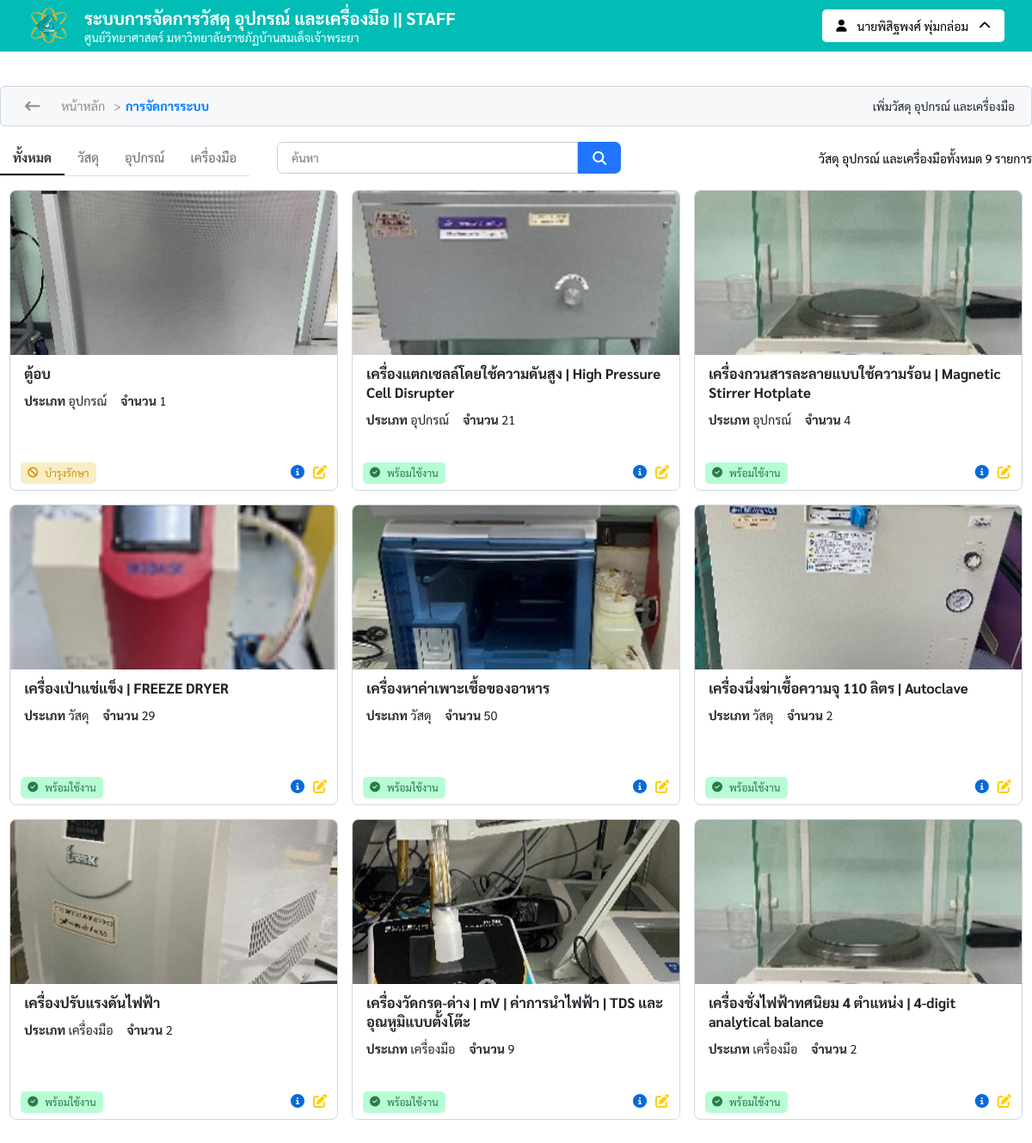
Screenshot of /management (signed in) with the database file from the repository.
### tables this page shows
CREATE TABLE `users_db` (
  `userID` int(50) NOT NULL,
  `username` varchar(100) NOT NULL,
  `password` varchar(100) NOT NULL,
  `created_at` timestamp NOT NULL DEFAULT current_timestamp() ON UPDATE current_timestamp(),
  `pre` set('นาย','นาง','นางสาว','ดร.','ผศ.ดร.','อ.') NOT NULL,
  `firstname` varchar(200) NOT NULL,
  `lastname` varchar(200) NOT NULL,
  `phone_number` varchar(10) NOT NULL,
  `email` varchar(200) NOT NULL,
  `role` set('อาจารย์','เจ้าหน้าที่','บุคลากร','') NOT NULL,
  `urole` set('staff','user') NOT NULL,
  `agency` varchar(100) NOT NULL,
  `status` set('w_approved','approved','n_approved') NOT NULL,
  `approved_by` varchar(200) DEFAULT NULL,
  `approved_date` datetime DEFAULT NULL
);

CREATE TABLE `crud` (
  `ID` int(100) NOT NULL,
  `img_name` varchar(100) NOT NULL,
  `sci_name` varchar(255) NOT NULL COMMENT 'ชื่ออุปกรณ์',
  `serial_number` varchar(20) NOT NULL,
  `categories` set('วัสดุ','อุปกรณ์','เครื่องมือ') DEFAULT NULL COMMENT 'ประเภทเครื่องมือ',
  `amount` int(10) DEFAULT 0 COMMENT 'จำนวนสินค้าคงเหลือ',
  `uploaded_on` datetime NOT NULL COMMENT 'วันที่อัปโหลด',
  `availability` tinyint(1) NOT NULL COMMENT 'ความพร้อมการใช้งาน'
);

CREATE TABLE `info_sciname` (
  `ID` int(20) NOT NULL,
  `sci_name` varchar(100) NOT NULL,
  `serial_number` varchar(20) NOT NULL,
  `installation_date` date DEFAULT NULL,
  `last_maintenance_date` date DEFAULT NULL,
  `details` varchar(255) DEFAULT NULL,
  `brand` varchar(100) DEFAULT NULL,
  `model` varchar(100) DEFAULT NULL,
  `company` varchar(30) DEFAULT NULL,
  `contact` varchar(20) DEFAULT NULL,
  `contact_number` varchar(12) DEFAULT NULL
);

### assets/config/Database.php (called while the page is built, shortened)
<?php
$base_url = 'http://localhost:8080';
?>

### views/staff-section/management.php (the view, shortened to what this page needs)
<?php
require_once 'assets/config/Database.php';
if (isset($_SESSION['staff_login']) && !empty($_SESSION['staff_login'])) {
    $userID = $_SESSION['staff_login'];
    $stmt = $conn->prepare("
        SELECT *
        FROM users_db
        WHERE userID = :userID
    ");
    $stmt->bindParam(':userID', $userID, PDO::PARAM_INT);
    $stmt->execute();
    $userData = $stmt->fetch(PDO::FETCH_ASSOC);
}
$searchValue = "";
if (!isset($_GET['page'])) {
    $page = 1;
}
if (!empty($_GET['search'])) {
    $searchValue = htmlspecialchars($_GET['search']);
    $searchTitle = "ค้นหา \"$searchValue\" | ";
    $searchQuery = "%" . $_GET["search"] . "%";
    $page = intval($_GET['page'] ?? 1);
    $_SESSION['search_results'] = $searchQuery;
    $_SESSION['search_value'] = $searchValue;
} else {
    $searchValue = $_SESSION['search_value'] ?? null;
    $page = intval($_GET['page'] ?? 1);
}
$results_per_page = 48;
$offset = ($page - 1) * $results_per_page;
$request_uri = $_SERVER['REQUEST_URI'];
$query = "SELECT * FROM crud LEFT JOIN info_sciname ON crud.serial_number = info_sciname.serial_number";
if (strpos($request_uri, '/management/material') !== false) {
    $query .= " WHERE crud.categories = 'วัสดุ'";
} elseif (strpos($request_uri, '/management/equipment') !== false) {
    $query .= " WHERE crud.categories = 'อุปกรณ์'";
} elseif (strpos($request_uri, '/management/tools') !== false) {
    $query .= " WHERE crud.categories = 'เครื่องมือ'";
} else {
    $query .= " WHERE 1=1";
}
$query .= " ORDER BY crud.ID ASC LIMIT :offset, :results_per_page";
$stmt = $conn->prepare($query);
$stmt->bindParam(':offset', $offset, PDO::PARAM_INT);
$stmt->bindParam(':results_per_page', $results_per_page, PDO::PARAM_INT);
$stmt->execute();
$result = $stmt->fetchAll(PDO::FETCH_ASSOC);
$total_records_query = "SELECT COUNT(*) AS total FROM crud LEFT JOIN info_sciname ON crud.serial_number = info_sciname.serial_number";
if (strpos($request_uri, '/management/material') !== false) {
    $total_records_query .= " WHERE crud.categories = 'วัสดุ'";
} elseif (strpos($request_uri, '/management/equipment') !== false) {
    $total_records_query .= " WHERE crud.categories = 'อุปกรณ์'";
} elseif (strpos($request_uri, '/management/tools') !== false) {
    $total_records_query .= " WHERE crud.categories = 'เครื่องมือ'";
} else {
    $total_records_query .= " WHERE 1=1";
}
$stmt_count = $conn->prepare($total_records_query);
$stmt_count->execute();
$total_records = $stmt_count->fetch(PDO::FETCH_ASSOC)['total'];
?>
<!DOCTYPE html>
<html lang="en">
<head>
    <link rel="stylesheet" href="<?php echo $base_url; ?>/assets/font-awesome/css/all.css">
    <link rel="stylesheet" href="<?php echo $base_url; ?>/assets/css/index.css">
    <link rel="stylesheet" href="<?php echo $base_url; ?>/assets/css/navigator.css">
    <link rel="stylesheet" href="<?php echo $base_url; ?>/assets/css/notification_popup.css">
    <link rel="stylesheet" href="<?php echo $base_url; ?>/assets/css/management_systems.css">
</head>
<body>
    <header>
        <?php include_once('assets/includes/navigator.php'); ?>
    </header>
    <div class="Dashboard_Management">
        <div class="header_management_section">
            <div class="header_name_section">
                <a class="historyBACK" href="javascript:history.back()"><i class="fa-solid fa-arrow-left-long"></i></a>
                <div class="breadcrumb">
                    <a href="/">หน้าหลัก</a>
                    <span>&gt;</span>
                    <?php
                    if (strpos($request_uri, '/management') !== false) {
                        echo '<a href="/management">การจัดการระบบ</a>';
                    }
                    ?>
                </div>
            </div>
            <a class="managementBUTTON" href="<?php echo $base_url; ?>/management/addData">
                <span>เพิ่มวัสดุ อุปกรณ์ และเครื่องมือ</span>
            </a>
        </div>
        <div class="management_section_btn">
            <div class="management_section_left">
                <?php
                $request_uri = $_SERVER['REQUEST_URI'];
                $is_all = strpos($request_uri, '/management') !== false && !strpos($request_uri, '/material') && !strpos($request_uri, '/equipment') && !strpos($request_uri, '/tools');
                $is_material = strpos($request_uri, '/management/material') !== false;
                $is_equipment = strpos($request_uri, '/management/equipment') !== false;
                $is_tools = strpos($request_uri, '/management/tools') !== false;
                ?>
                <form class="btn_management_all">
                    <a href="/management<?= !empty($_GET) ? '?' . http_build_query($_GET) : ''; ?>" class="<?= $is_all ? 'active' : ''; ?> btn_approve_01">ทั้งหมด</a>
                    <a href="/management/material<?= !empty($_GET) ? '?' . http_build_query($_GET) : ''; ?>" class="<?= $is_material ? 'active' : ''; ?> btn_approve_02">วัสดุ</a>
                    <a href="/management/equipment<?= !empty($_GET) ? '?' . http_build_query($_GET) : ''; ?>" class="<?= $is_equipment ? 'active' : ''; ?> btn_approve_02">อุปกรณ์</a>
                    <a href="/management/tools<?= !empty($_GET) ? '?' . http_build_query($_GET) : ''; ?>" class="<?= $is_tools ? 'active' : ''; ?> btn_approve_02">เครื่องมือ</a>
                </form>
                <form class="management_search_header" method="get">
                    <input class="search_input" type="search" name="search" value="<?= htmlspecialchars($searchValue); ?>" placeholder="ค้นหา">
                    <button class="search_btn" type="submit"><i class="fa-solid fa-magnifying-glass"></i></button>
                </form>
            </div>
            <div class="header_num_section">
                <span>
                    <?php
                    if ($request_uri === '/management') {
                        echo 'วัสดุ อุปกรณ์ และเครื่องมือทั้งหมด';
                    } elseif ($request_uri === '/management/material') {
                        echo 'วัสดุทั้งหมด';
                    } elseif ($request_uri === '/management/equipment') {
                        echo 'อุปกรณ์ทั้งหมด';
                    } elseif ($request_uri === '/management/tools') {
                        echo 'เครื่องมือทั้งหมด';
                    }
                    echo " $total_records รายการ";
                    ?>
                </span>
            </div>
        </div>
        <?php if (empty($result)) : ?>
            <div class="management_found">
                <i class="icon fa-solid fa-xmark"></i>
                <span id="B">ไม่พบรายการวัสดุ อุปกรณ์ และเครื่องมือในระบบ</span>
            </div>
        <?php else : ?>
            <div class="management_grid" id="content" style="display: none;">
                <?php if (!empty($result)) : ?>
                    <?php foreach ($result as $results) : ?>
                        <div class="management_grid_row">
                            <div class="content_img">
                                <div class="contentBLOCK">
                                    <img src="<?php echo $base_url; ?>/assets/uploads/<?php echo htmlspecialchars($results['img_name']); ?>" loading="lazy">
                                </div>
                            </div>
                            <div class="content_info">
                                <div class="content_name">
                                    <?php echo htmlspecialchars($results['sci_name']); ?>
                                </div>
                                <div class="subcontent_name">
                                    <div class="categories">
                                        <span id="B">ประเภท </span><?php echo htmlspecialchars($results['categories']); ?>
                                    </div>
                                    <div class="amount">
                                        <span id="B">จำนวน </span><?php echo htmlspecialchars($results['amount']); ?>
                                    </div>
                                </div>
                            </div>
                            <div class="management_grid_content_footer">
                                <?php if ($results['availability'] == 0) : ?>
                                    <div class="ready-to-use">
                                        <i class="fa-solid fa-circle-check"></i>
                                        <span>พร้อมใช้งาน</span>
                                    </div>
                                <?php else : ?>
                                    <div class="moderately">
                                        <i class="fa-solid fa-ban"></i>
                                        <span>บำรุงรักษา</span>
                                    </div>
                                <?php endif ?>
                                <div class="content_actions">
                                    <a href="<?php echo $base_url; ?>/management/detailsData?id=<?= $results['ID'] ?>" class="detailsCRUD action_btn">
                                        <i class="fa-solid fa-circle-info"></i>
                                    </a>
                                    <a href="<?php echo $base_url; ?>/management/edit?id=<?= $results['ID'] ?>" class="edit_crud_btn action_btn">
                                        <i class="fa-solid fa-pen-to-square"></i>
                                    </a>
                                </div>
                            </div>
                        </div>
                    <?php endforeach; ?>
                <?php else : ?>
                    <p>ไม่มีข้อมูลให้แสดงผล</p>
                <?php endif; ?>
            </div>
        <?php endif; ?>
    </div>
</body>
</html>

### assets/includes/navigator.php (shortened to what this page needs)
<div class="header">
    <div class="header_nav">
        <div class="header_nav_banner">
            <a href="<?php echo $base_url; ?>/" class="header_navbanner_name">
                <div class="header_navbanner_img">
                    <img src="<?php echo $base_url; ?>/assets/img/logo/sci_center.png">
                </div>
            </a>
            <div class="header_navbanner_name_00">
                <span id="B" class="header_navbanner_name-1">
                    ระบบการจัดการวัสดุ อุปกรณ์ และเครื่องมือ
                    <?php if (isset($_SESSION['staff_login'])) : ?>
                        || STAFF
                    <?php endif; ?>
                </span>
                <span class="header_navbanner_name-2">
                    ศูนย์วิทยาศาสตร์ มหาวิทยาลัยราชภัฏบ้านสมเด็จเจ้าพระยา
                </span>
            </div>
        </div>
        <div class="header_nav_userinfo">
            <?php if (isset($_SESSION['user_login'])) : ?>
                <div class="header_userinfo_btn" id="userInfoBtn">
                    <div class="select">
                        <i class="fa-solid fa-user"></i>
                        <span>
                            <?= $userData['pre'] . $userData['firstname'] . '&nbsp;' . $userData['lastname'] ?>
                        </span>
                        <i class="arrow_rotate fa-solid fa-chevron-up"></i>
                    </div>
                </div>
                <div class="logoutMODAL">
                    <div class="logoutMODAL_content">
                        <div class="logoutMODAL_popup">
                            <div class="logoutMODAL_sec01">
                                <i class="fa-solid fa-right-from-bracket"></i>
                                <span id="B">แจ้งเตือนออกจากระบบ</span>
                            </div>
                            <div class="logoutMODAL_sec02">
                                <a class="profileUser" href="<?php echo $base_url; ?>/profile_user"><i class="fa-solid fa-user-pen"></i></a>
                                <a class="confirmLogout" href="<?php echo $base_url; ?>/models/sign_out.php">ออกจากระบบ</a>
                                <div class="cancel_del closeDetails">
                                    <span>ปิดหน้าต่าง</span>
                                </div>
                            </div>
                        </div>
                    </div>
                </div>
            <?php elseif (isset($_SESSION['staff_login'])) : ?>
                <div class="header_userinfo_btn" id="userInfoBtn">
                    <div class="select">
                        <i class="fa-solid fa-user"></i>
                        <span>
                            <?= $userData['pre'] . $userData['firstname'] . '&nbsp;' . $userData['lastname'] ?>
                        </span>
                        <i class="arrow_rotate fa-solid fa-chevron-up"></i>
                    </div>
                </div>
            <?php endif; ?>
        </div>
    </div>
</div>

### rows the page displays
users_db: pre "นาย", firstname "พิสิฐพงศ์", lastname "พุ่มกล่อม"
crud: img_name (picture), info_sciname.sci_name "ตู้อบ", categories "อุปกรณ์", amount "1", availability 1 (drawn)
crud: img_name (picture), info_sciname.sci_name "เครื่องแตกเซลล์โดยใช้ความดันสูง | High Pressure Cell Disrupter", categories "อุปกรณ์", amount "21", availability 0 (drawn)
crud: img_name (picture), info_sciname.sci_name "เครื่องกวนสารละลายแบบใช้ความร้อน | Magnetic Stirrer Hotplate", categories "อุปกรณ์", amount "4", availability 0 (drawn)
crud: img_name (picture), info_sciname.sci_name "เครื่องเป่าแช่แข็ง | FREEZE DRYER", categories "วัสดุ", amount "29", availability 0 (drawn)
crud: img_name (picture), info_sciname.sci_name "เครื่องหาค่าเพาะเชื้อของอาหาร", categories "วัสดุ", amount "50", availability 0 (drawn)
crud: img_name (picture), info_sciname.sci_name "เครื่องนึ่งฆ่าเชื้อความจุ 110 ลิตร | Autoclave", categories "วัสดุ", amount "2", availability 0 (drawn)
crud: img_name (picture), info_sciname.sci_name "เครื่องปรับแรงดันไฟฟ้า", categories "เครื่องมือ", amount "2", availability 0 (drawn)
crud: img_name (picture), info_sciname.sci_name "เครื่องวัดกรด-ด่าง | mV | ค่าการนำไฟฟ้า | TDS และอุณหูมิแบบตั้งโต๊ะ", categories "เครื่องมือ", amount "9", availability 0 (drawn)
crud: img_name (picture), info_sciname.sci_name "เครื่องชั่งไฟฟ้าทศนิยม 4 ตำแหน่ง | 4-digit analytical balance", categories "เครื่องมือ", amount "2", availability 0 (drawn)

### other values shown
$total_records "9"
